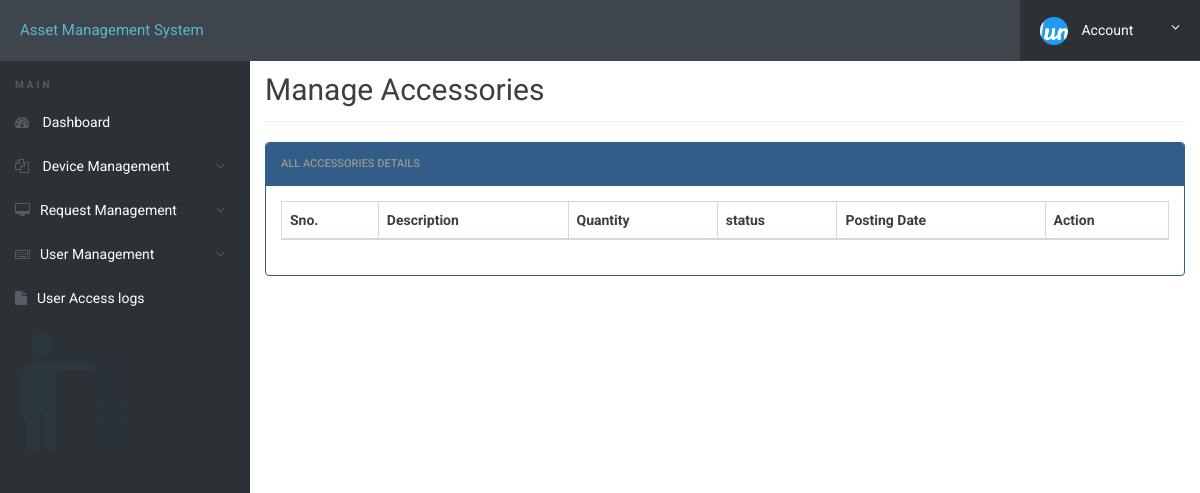
The app's page /inventory/admin/manage-accessories.php (signed in), older data.
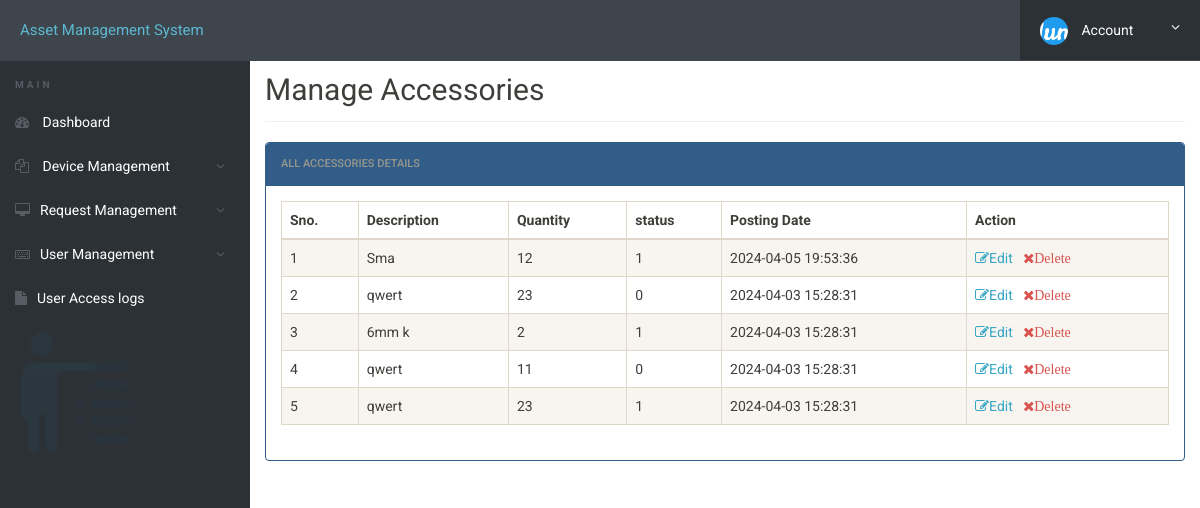
The same page, newer data.
### tables this page shows
CREATE TABLE `accessories` (
  `d_id` int(11) NOT NULL,
  `description` varchar(255) NOT NULL,
  `quantity` int(11) NOT NULL,
  `status` tinyint(1) NOT NULL,
  `posting_date` timestamp NOT NULL DEFAULT current_timestamp() ON UPDATE current_timestamp(),
  `user_id` int(11) NOT NULL
);

### inventory/admin/manage-accessories.php (the view, shortened to what this page needs)
<?php
include('includes/config.php');
?>
<!doctype html>
<html lang="en" class="no-js">
<head>
	<link rel="stylesheet" href="css/font-awesome.min.css">
	<link rel="stylesheet" href="css/bootstrap.min.css">
	<link rel="stylesheet" href="css/dataTables.bootstrap.min.css">
	<link rel="stylesheet" href="css/bootstrap-social.css">
	<link rel="stylesheet" href="css/bootstrap-select.css">
	<link rel="stylesheet" href="css/fileinput.min.css">
	<link rel="stylesheet" href="css/awesome-bootstrap-checkbox.css">
	<link rel="stylesheet" href="css/style.css">
<body>
	<?php include('includes/header.php');?>
	<div class="ts-main-content">
			<?php include('includes/sidebar.php');?>
		<div class="content-wrapper">
			<div class="container-fluid">
				<div class="row">
					<div class="col-md-12">
						<h2 class="page-title" style="padding-top: 3%;">Manage Accessories</h2>
						<div class="panel panel-default panel-primary ">
							<div class="panel-heading">All Accessories Details</div>
							<div class="panel-body">
								<table id="zctb" class="display table table-striped table-bordered table-hover" cellspacing="0" width="100%">
									<thead>
										<tr>
											<th>Sno.</th>
											<th>Description</th>
											<th>Quantity</th>
											<th>status  </th>
                                            <th>Posting Date</th>
											<th>Action</th>
										</tr>
									</thead>
									<tbody>
<?php
$ret="SELECT * FROM accessories ORDER BY d_id DESC";
$stmt= $mysqli->prepare($ret) ;
$stmt->execute() ;
$res=$stmt->get_result();
$cnt=1;
while($row=$res->fetch_object())
	  {
	  	?>
<tr><td><?php echo $cnt;;?></td>
<td><?php echo $row->description;?></td>
<td><?php echo $row->quantity;?></td>
<td><?php echo $row->status;?></td>
<td><?php echo $row->posting_date;?></td>
<td><a href="edit-accessories.php?d_id=<?php echo $row->d_id;?>"><i class="fa fa-edit"></i>Edit</a>&nbsp;&nbsp;
<a href="manage-accessories.php?del=<?php echo $row->d_id;?>"><i class="fa fa-close text-danger">Delete</i></a>&nbsp;&nbsp;
</td>
										</tr>
									<?php
$cnt=$cnt+1;
									 } ?>
									</tbody>
								</table>
							</div>
						</div>
					</div>
				</div>
			</div>
		</div>
	</div>
</body>
</html>

Row changes from the older to the newer data that the page shows:
added accessories: description "Sma", quantity "12", status "1", posting_date "2024-04-05 19:53:36"
added accessories: description "qwert", quantity "23", status "0", posting_date "2024-04-03 15:28:31"
added accessories: description "6mm k", quantity "2", status "1", posting_date "2024-04-03 15:28:31"
added accessories: description "qwert", quantity "11", status "0", posting_date "2024-04-03 15:28:31"
added accessories: description "qwert", quantity "23", status "1", posting_date "2024-04-03 15:28:31"
